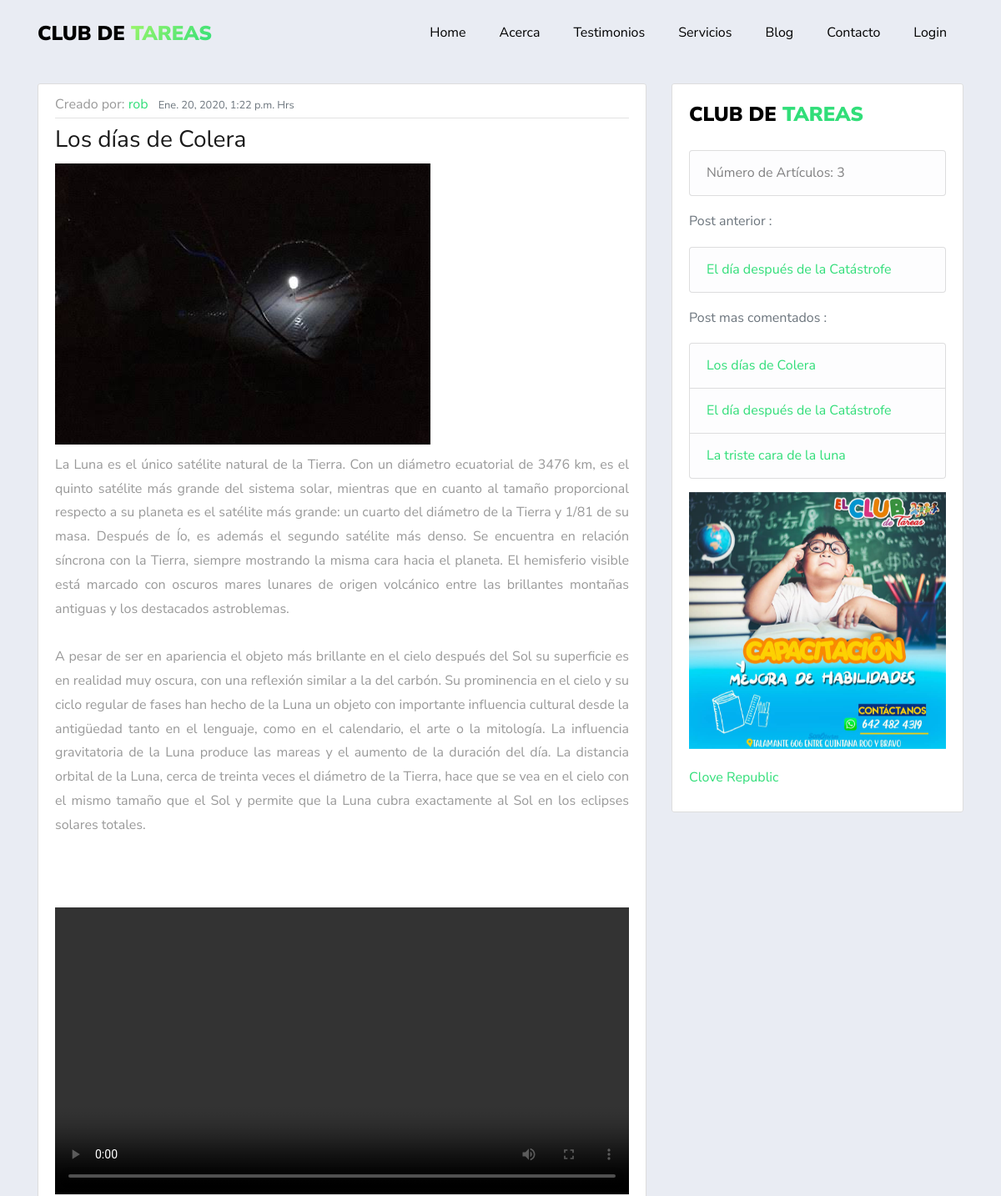
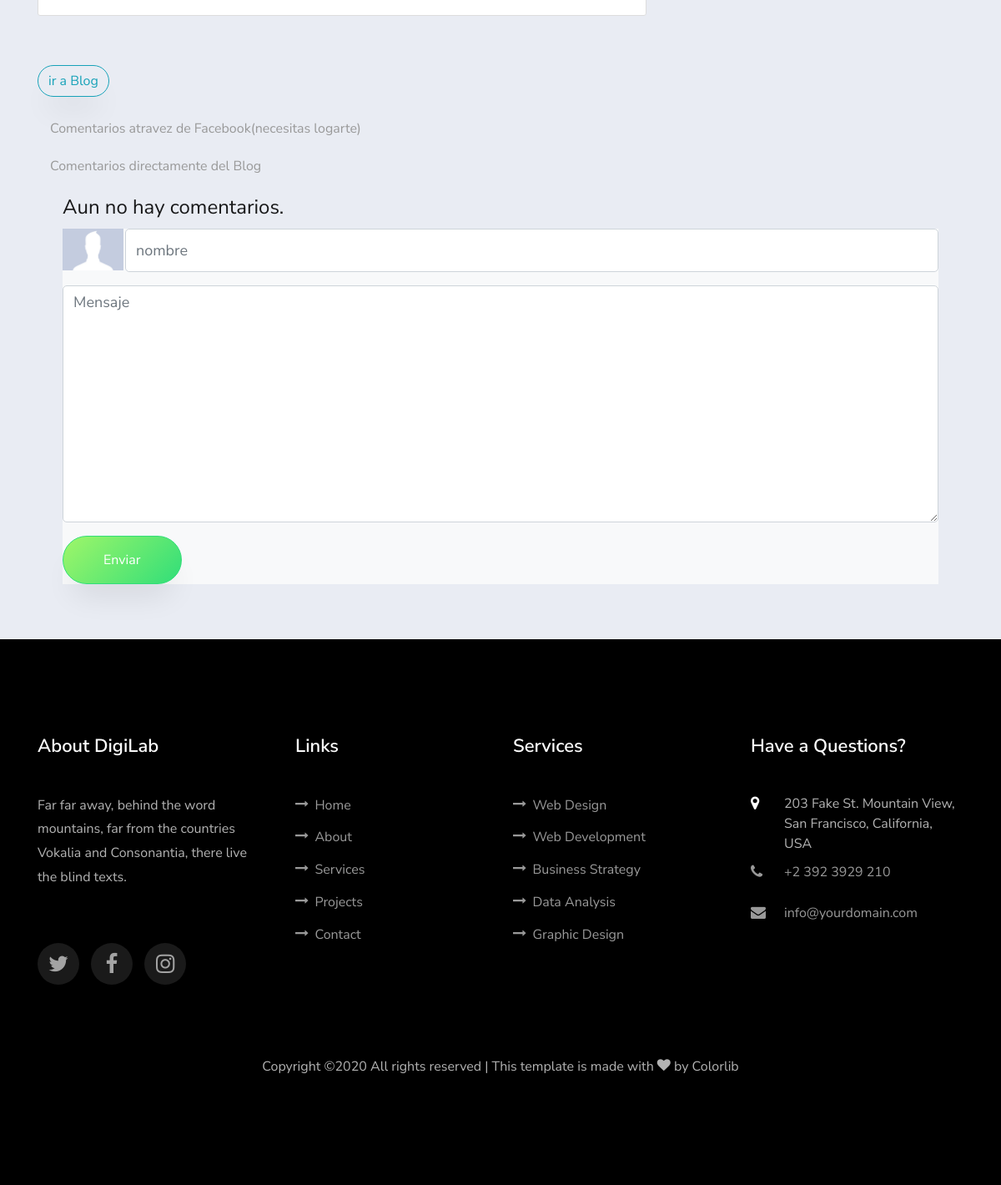
The page /blog/e6dc6b11-410c-4bb4-bbcf-f7908c0b0bb7/ on the database its author committed (2 pictures, top to bottom).
### blog/models.py (models this page shows, shortened)
class Post(models.Model):
    STATUS = (
    (0,'borrador'),
    (1,'publicado')
    )
    id = models.UUIDField(primary_key=True, default=uuid.uuid4, help_text="id del Post")
    titulo = models.CharField(max_length=200,unique=True)
    autor = models.ForeignKey(settings.AUTH_USER_MODEL,on_delete=models.CASCADE,related_name='blog_posts')
    update_on= models.DateTimeField(auto_now=True)
    imagen = models.ImageField(upload_to='post_image/%Y/%m/%d',blank=True)
    video = models.FileField(upload_to='videos/',null=True,blank=True)
    content = models.TextField()
    create_on = models.DateTimeField(auto_now_add=True)
    status = models.IntegerField(choices=STATUS,default=0)
    class Meta:
        ordering = ['-create_on']
    def get_absolute_url(self):
            return reverse('blog:post_detail', kwargs={'id':self.id})

### usuario/models.py (models this page shows, shortened)
class Usuario(AbstractBaseUser):
    imagen       =  models.ImageField(default='default.jpg',upload_to='profile_pics')
    email        =  models.EmailField(max_length=60,unique=True)
    username     =  models.CharField(max_length=30,unique=True)
    nombre       =  models.CharField(max_length=100)
    apellido     =  models.CharField(max_length=100)
    edad         =  models.IntegerField(blank=True, null=True)
    padecimientos = models.TextField(verbose_name="Alergias o padecimientos",blank=True,null=True)
    asistencia = models.CharField(verbose_name="Días de asistencia",max_length=100,blank=True,null=True)
    enfoque = models.CharField(verbose_name="Area en la que guste que se enfocará la atención",max_length=100,blank=True, null=True)
    nombre_madre =  models.CharField(verbose_name="Nombre de la Madre",max_length=100,blank=True, null=True)
    edad_madre =  models.IntegerField(verbose_name="Edad",blank=True, null=True)
    ocupacion_madre = models.CharField(verbose_name="Ocupación",max_length=100,blank=True,null=True)
    numero_madre   =  models.IntegerField(verbose_name="Número de contacto",blank=True,null=True)
    nombre_padre =  models.CharField(verbose_name="Nombre del Padre",max_length=100,blank=True, null=True)
    edad_padre =  models.IntegerField(verbose_name="Edad",blank=True, null=True)
    ocupacion_padre = models.CharField(verbose_name="Ocupación",max_length=100,blank=True, null=True)
    numero_padre    =  models.IntegerField(verbose_name="Número de contacto",blank=True,null=True)
    fecha_nacimiento = models.DateField(verbose_name="Fecha de nacimiento",blank=True, null=True)
    escuela      =  models.CharField(verbose_name="Nombre de la escuela",max_length=60,blank=True, null=True)
    domicilio    =  models.CharField(verbose_name="Domicilio",max_length=150,blank=True, null=True)
    NIVEL_STATUS = (
         ('k','Kinder'),
         ('p','Primaria'),
         ('s','Secundaria'),
         ('b','bachillerato'),
         ('u','universidad'))
    nivel_academico = models.CharField(max_length=1,choices=NIVEL_STATUS,blank=True,verbose_name='Nivel académico del alumno')
    date_joined  =  models.DateTimeField(verbose_name="Fecha de ingreso",auto_now_add=True)
    last_login   =  models.DateTimeField(verbose_name="Ultima fecha de Sesión",auto_now=True)
    is_admin     =  models.BooleanField(verbose_name="¿Es Administrador?",default=False)
    is_active    =  models.BooleanField(verbose_name="¿Esta Acivo?",default=True)
    is_staff     =  models.BooleanField(verbose_name="¿Es parte del Staff?",default=False)
    is_superuser =  models.BooleanField(verbose_name="¿Es Super Usuario?",default=False)
    USERNAME_FIELD  = "username"
    REQUIRED_FIELDS = ["nombre","apellido"]
    objects = MyUsuarioManager()
    def __str__(self):
        return f'{self.username}'

### blog/views.py (the view)
# urls.py: path('blog/<uuid:id>/',views.postDetail,name="post_detail"),
def postDetail(request,id):
    post_object = get_object_or_404(Post,id=id)
    comentarios = post_object.comentarios.filter(active=True)
    if request.method == 'POST':
        comment_form = CommentForm(data=request.POST)
        if comment_form.is_valid():
            new_comment = Comentario(post=post_object,nombre=request.POST["nombre"],mensaje=request.POST["mensaje"])
            new_comment.save();
            comment_form.cleaned_data
        return HttpResponseRedirect(post_object.get_absolute_url())
    else:
        comment_form= CommentForm()
    posts = Post.objects.filter(status=1)
    order_post_by_comments = sorted(posts,key= lambda post: len(post.comentarios.filter(active=True)),reverse=True)
    if len(order_post_by_comments) > 5 :
        order_post_by_comments = order_post_by_comments[:6]
    context = {
    'order_post_by_comments': order_post_by_comments,
    'posts': posts,
    'post': post_object,
    'comentarios': comentarios,
    'comment_form':comment_form
    }
    return render(request,'blog/detail_post.html',context)

### blog/forms.py
class CommentForm(forms.Form):
    nombre = forms.CharField(max_length=50,widget=forms.TextInput(attrs={'class': 'form-control','placeholder': 'nombre'}))
    mensaje = forms.CharField(widget=forms.Textarea(attrs={'class': 'form-control','placeholder':'Mensaje'}))

### blog/templates/blog/detail_post.html (shortened to what this page needs)
{% extends 'app/base.html' %}
{% load static %}
{% load embed_video_tags %}
{% load crispy_forms_tags %}
{% block content %}
<section class="ftco-counter img ftco-section ftco-no-pt ftco-no-p" style="padding-bottom:50px">
<div class="container ftco-animate">
<div class="row" style="margin-top:100px">
  <div class="col-12 col-md-8">
  <article class="media content-section">
                    <div class="media-body">
                        <div class="article-metadata">
                            Creado por: <a class="mr-2" href="#">{{ post.autor}}</a>
                            <small class="text-muted">{{ post.create_on }} Hrs</small>
                        </div>
                        <h3>{{ post.titulo }}</h3>
                        {% if post.imagen %}
                                 <img src="{{ post.imagen.url }}" class="img-fluid" alt="Responsive image"
                                    style="margin-bottom : 10px">
                        {% endif %}
                        <p class="article-content" style="text-align: justify">{{post.content}}</p>
                       {% if post.video %}
                              <div style="position:relative; width: 100%; overflow: hidden ;padding-top: 10%;">
                                <video  width="100%" controls>
                                  <source src='{{ post.video.url }}' type='video/mp4'>
                                  </video>
                              </div>
                       {% endif %}
                    </div>
  </article>
  <br>
  <a class="btn btn-outline-info mb-4" style="margin-top: 10px" href="{% url 'blog:blog' %}">ir a Blog</a>
  </div>
  <div class="col-12 col-md-4">
      <div class="content-section">
         <div class="row">
         <div class="col-12">
           <p>
           <a class="navbar-brand" href="index.html"><span style="color: black">Club de </span><span>Tareas</span></a>
             <ul class="list-group">
               <li class="list-group-item list-group-item-light">Número de Artículos: {{ posts | length }} </li>
             </ul>
           </p>
              {% if post.get_previous_by_create_on %}
             <p class="text-muted">Post anterior :
                <ul class="list-group">
                  <li class="list-group-item list-group-item-light">
                      <a href="{{ post.get_previous_by_create_on.get_absolute_url }}">{{ post.get_previous_by_create_on.titulo}}</a>
                  </li>
                </ul>
             </p>
            {% endif%}
             <p class="text-muted">Post mas comentados :
              <ul class="list-group">
                   {% for post in order_post_by_comments %}
                   <li class="list-group-item list-group-item-light">
                       <a href="{{ post.get_absolute_url }}">{{ post.titulo}}</a>
                   </li>
                   {% endfor %}
              </ul>
             </p>
                  </div>
                  <div class="col-12">
                    <div id="carouselExampleSlidesOnly" class="carousel slide" data-ride="carousel">
                     <div class="carousel-inner">
                       <div class="carousel-item active">
                         <img class="d-block w-100" src="{% static 'app/images/club1.jpg' %}" alt="First slide">
                       </div>
                     </div>
                   </div>
                  </div>
                  <div class="col-12" style="margin-top:20px">
                          <div id="fb-container" style="width:100%">
                            <div class="fb-page" data-tabs="timeline" data-href="https://www.facebook.com/cloverepublic/" data-height="300" data-small-header="false" data-adapt-container-width="true" data-hide-cover="false" data-show-facepile="false"><blockquote cite="https://www.facebook.com/cloverepublic/" class="fb-xfbml-parse-ignore"><a href="https://www.facebook.com/cloverepublic/">Clove Republic</a></blockquote></div>
                          </div>
                  </div>
                </div>
      </div>
  </div>
</div>
</div>
<div class="container">
  <div class="row" style="margin:0; padding:0;">
    <div class="col-md-12">
       <p> Comentarios atravez de Facebook(necesitas logarte)</p>
       <p> Comentarios directamente del Blog</p>
        <div class="row" style="padding:0; margin:0">
          <div class="col-12">
              {% for comment in comentarios %}
              <div class="comment" style="margin-bottom: 20px">
                      <ul class="list-group">
                      <li class="list-group-item" style="margin-bottom:1px"><p class="info">{{ comment.nombre }} | {{ comment.created_on }}
                          {{ comment.mensaje|linebreaks }} </p></li>
                      </ul>
               </div>
              {% empty %}
              <h4>Aun no hay comentarios.</h4>
              {% endfor %}
          </div>
            <div class="col-12">
              <form method="POST" class="bg-light  contact-form">
                <div class="row form-group" >
                  <div class="col-2 col-md-1" style="padding-right:2px">
                      <img  height="50px" class="d-block w-100" src="{% static 'app/images/user.jpg' %}" alt="">
                  </div>
                  <div class="col-10 col-md-11" style="padding-left:0">
                  {{ comment_form.nombre}}
                  </div>
                </div>
                <div class="form-group">
                  {{ comment_form.mensaje }}
                </div>
                <div class="form-group">
                  <input type="submit" value="Enviar" class="btn btn-primary py-3 px-5">
                </div>
              </form>
            </div>
        </div>
  </div>
    </div>
</div>
</section>
{%endblock content%}

### app/static/app/css/search.css (style rules this page uses)
.content-section { background: #ffffff; padding: 10px 20px; border: 1px solid #dddddd; border-radius: 3px; margin-bottom: 20px; }
.article-content { white-space: pre-line; }
.article-metadata { padding-bottom: 1px; margin-bottom: 4px; border-bottom: 1px solid #e3e3e3; }

### app/static/app/css/fix.css (style rules this page uses)
body { background:#e9ecf3; }

### rows shown on the page
Post: autor "rob", create_on "Ene. 20, 2020, 1:22 p.m.", titulo "Los días de Colera", imagen (picture), content "La Luna es el único satélite natural de la Tierra. Con un diámetro ecuatorial de 3476 km, es el quinto satélite más grande del sistema solar, mientras que en cuanto al tamaño proporcional respecto a su planeta es el satélite más grande: un cuarto del diámetro de la Tierra y 1/81 de su masa. Después de Ío, es además el segundo satélite más denso. Se encuentra en relación síncrona con la Tierra, siempre mostrando la misma cara hacia el planeta. El hemisferio visible está marcado con oscuros mares lunares de origen volcánico entre las brillantes montañas antiguas y los destacados astroblemas. A pesar de ser en apariencia el objeto más brillante en el cielo después del Sol su superficie es en…", get_previous_by_create_on.titulo "El día después de la Catástrofe"
Post: titulo "El día después de la Catástrofe"
Post: titulo "La triste cara de la luna"

### other values the page prints
{{ posts | length }} "3"
